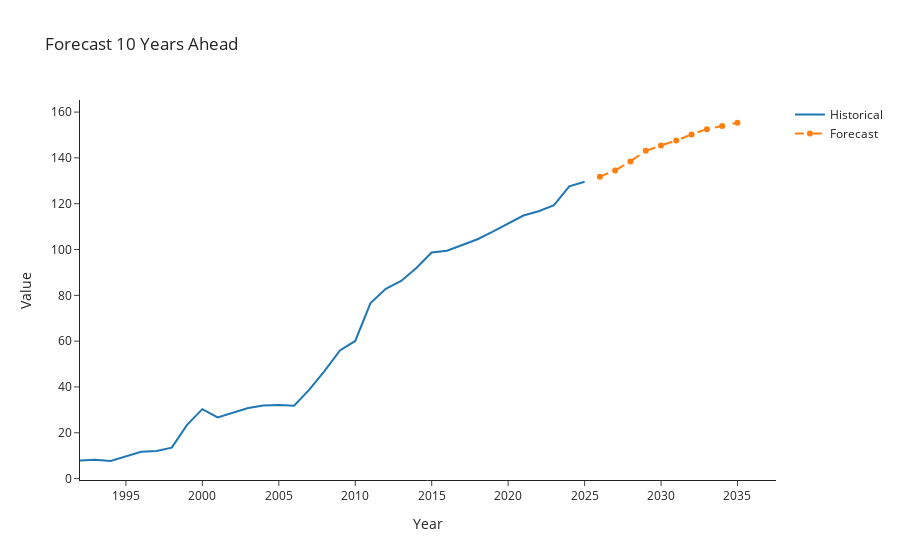

Notebook source saved alongside this figure:
### Code cell
import plotly.graph_objects as go

fig = go.Figure()

fig.add_trace(go.Scatter(x=series.index, y=series.values, name='Historical'))
fig.add_trace(go.Scatter(x=forecast_series.index, y=forecast_series.values, name='Forecast', line=dict(dash='dash')))

fig.update_layout(
    title='Forecast 10 Years Ahead',
    xaxis_title='Year',
    yaxis_title='Value',
    template='simple_white'
)

fig.show()
